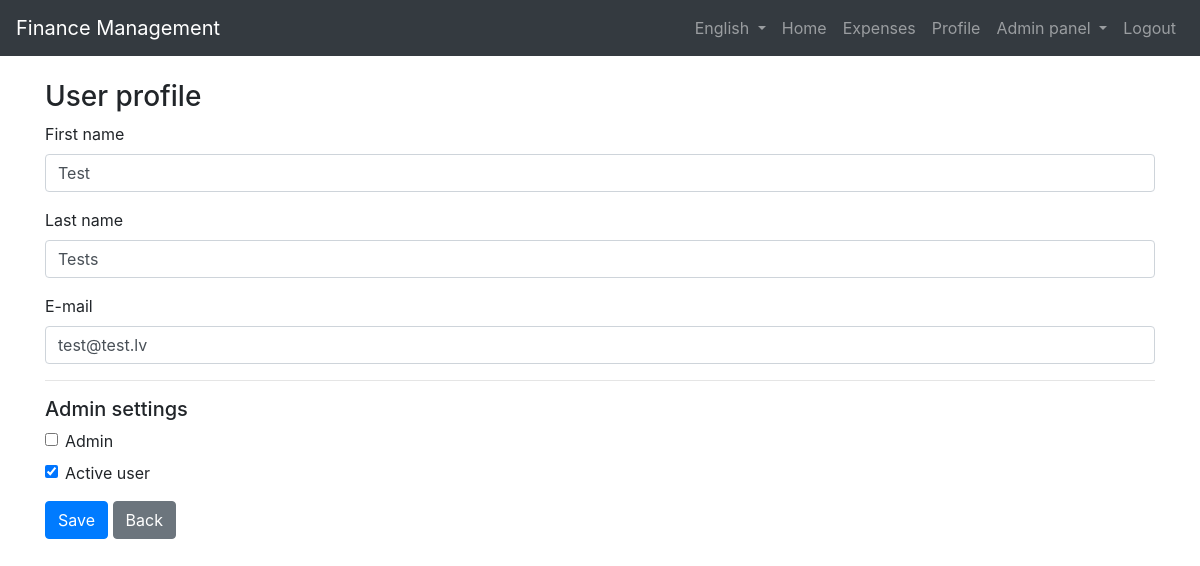
The app's page /admin/user/2 (signed in) with its own data.
### website/models.py (models this page shows)
class User(db.Model, UserMixin):
    id = db.Column(db.Integer, primary_key=True)
    email = db.Column(db.String(150), unique=True, nullable=False)
    first_name = db.Column(db.String(150), nullable=False)
    last_name = db.Column(db.String(150), nullable=False)
    password = db.Column(db.String(150), nullable=False)
    reset_token = db.Column(db.String(100), nullable=True)
    reset_token_expiry = db.Column(db.DateTime, nullable=True)
    is_admin = db.Column(db.Boolean, default=False)
    is_active = db.Column(db.Boolean, default=True)
    language = db.Column(db.String(50), default="en")
    created_at = db.Column(db.DateTime(timezone=True), default=func.now())
    updated_at = db.Column(db.DateTime, default=func.now(),onupdate=func.now())
    monthly_income = db.Column(db.Numeric(10, 2), default=0)
    group_budget_id = db.Column(db.Integer,db.ForeignKey('group_budget.id'),nullable=True)
    expenses = db.relationship("Expenses", backref="user")
    group_budget = db.relationship("GroupBudget",back_populates="users",foreign_keys=[group_budget_id])

### website/views.py (the view, shortened to what this page needs)
@views.route("/admin/user/<int:user_id>", methods=["GET", "POST"])
@login_required
def admin_user_profile(user_id):
    admin_required()
    user = User.query.get_or_404(user_id)
    return render_template(
        "profile.html",
        user=user,
        is_admin_view=True
    )

### website/__init__.py (called while the page is built)
def get_locale():
    if "lang" in session:
        return session["lang"]
    if current_user.is_authenticated:
        return current_user.language
    return request.accept_languages.best_match(["en", "lv"])

### website/views.py (called while the page is built)
def admin_required():
    if not current_user.is_authenticated or not current_user.is_admin:
        abort(403)

### website/templates/profile.html (shortened to what this page needs)
{% extends "base.html" %}
{% block content %}
<h3>{{ _("User profile") }}</h3>
<form method="post">
    <div class="form-group">
        <label>{{ _("First name") }}</label>
        <input type="text" name="first_name" class="form-control"
            value="{{ user.first_name }}" required>
    </div>
    <div class="form-group">
        <label>{{ _("Last name") }}</label>
        <input type="text" name="last_name" class="form-control"
            value="{{ user.last_name }}" required>
    </div>
    <div class="form-group">
        <label>{{ _("E-mail") }}</label>
        <input type="email" name="email" class="form-control"
            value="{{ user.email }}" required>
    </div>
  {% if is_admin_view %}
  <hr>
  <h5>{{ _("Admin settings") }}</h5>
  <div class="form-check">
    <input type="checkbox"
           name="is_admin"
           class="form-check-input"
           id="is_admin"
           {% if user.is_admin %}checked{% endif %}>
    <label class="form-check-label" for="is_admin">
      {{ _("Admin") }}
    </label>
  </div>
  <div class="form-check mt-2">
    <input type="checkbox"
           name="is_active"
           class="form-check-input"
           id="is_active"
           {% if user.is_active %}checked{% endif %}>
    <label class="form-check-label" for="is_active">
      {{ _("Active user") }}
    </label>
  </div>
  {% endif %}
  <button class="btn btn-primary mt-3">
    {{ _("Save") }}
  </button>
  {% if is_admin_view %}
    <a href="{{ url_for('views.admin_users') }}"
       class="btn btn-secondary mt-3">
       {{ _("Back") }}
    </a>
  {% endif %}
</form>
{% endblock %}

### records on screen
User: first_name "Test", last_name "Tests", email "test@test.lv", is_active "☑"
